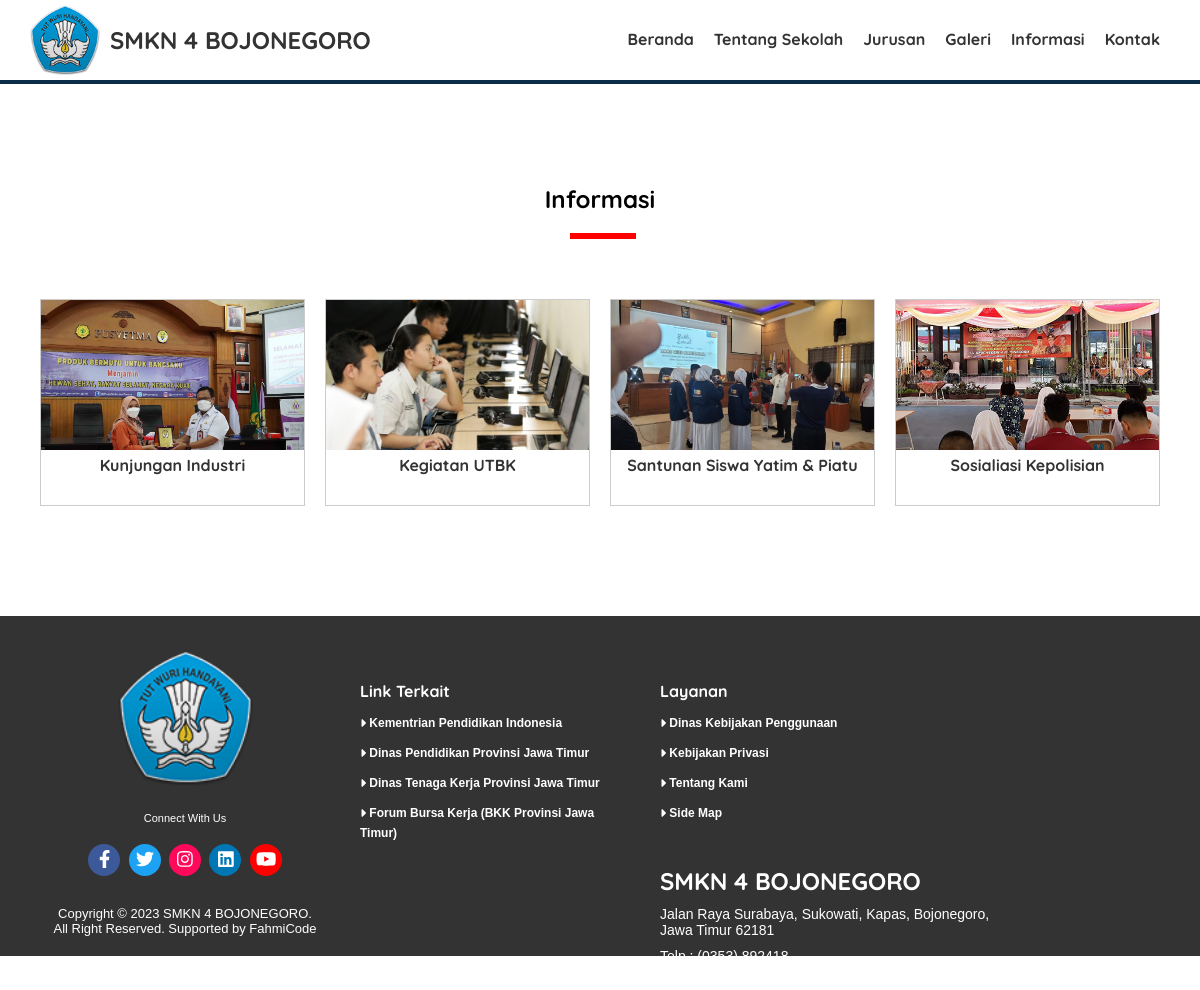
The app's page /informasi.php with its own data.
### tables this page shows
CREATE TABLE `pengaturan` (
  `id` int(11) NOT NULL,
  `nama` varchar(50) NOT NULL,
  `email` varchar(50) NOT NULL,
  `telepon` varchar(20) NOT NULL,
  `alamat` text NOT NULL,
  `logo` varchar(50) NOT NULL,
  `favicon` varchar(50) NOT NULL,
  `tentang_sekolah` text NOT NULL,
  `foto_sekolah` varchar(50) NOT NULL,
  `google_maps` text NOT NULL,
  `nama_kepsek` varchar(50) NOT NULL,
  `foto_kepsek` varchar(50) NOT NULL,
  `sambutan_kepsek` text NOT NULL,
  `created_at` timestamp NOT NULL DEFAULT current_timestamp(),
  `updated_at` datetime DEFAULT NULL
);

CREATE TABLE `informasi` (
  `id` int(11) NOT NULL,
  `judul` varchar(255) NOT NULL,
  `keterangan` text NOT NULL,
  `gambar` varchar(50) NOT NULL,
  `created_at` timestamp NOT NULL DEFAULT current_timestamp(),
  `updated_at` datetime DEFAULT NULL,
  `created_by` int(11) NOT NULL
);

### informasi.php (the view, shortened to what this page needs)
<?php include "header.php"; ?>
<div class="section">
  <div class="container text-center">
    <h2 class="text-center">Informasi</h2>
    <?php
    $informasi = mysqli_query($conn, "SELECT * FROM informasi ORDER BY id DESC");
    if (mysqli_num_rows($informasi) > 0) {
      while ($p = mysqli_fetch_array($informasi)) {
    ?>
        <div class="col-4">
          <a href="detail-informasi.php?id=<?= $p['id']; ?>" class="thumbnail-link">
            <div class="thumbnail-box">
              <div class="thumbnail-img" style="background-image:url('uploads/informasi/<?= $p['gambar']; ?>')">
              </div>
              <div class="thumbnail-text" style="background-color:#fff;">
                <b> <?= substr($p['judul'], 0, 50) ?></b>
              </div>
            </div>
          </a>
        </div>
      <?php }
    } else { ?>
      Tidak Ada Data
    <?php } ?>
  </div>
</div>
<?php include "footer.php"; ?>

### header.php (shortened to what this page needs)
<?php
include 'koneksi.php';
?>
<!DOCTYPE html>
<html lang="en">
<head>
  <?php include "link.php"; ?>
</head>
<body>
  <div class="header">
    <div class="container">
      <div class="header-logo">
        <img src="uploads/identitas/<?= $d->logo; ?>" alt="" width="70px">
        <h2><a href="index.php"><b><?= $d->nama; ?></b></a></h2>
      </div>
      <ul class="header-menu">
        <li><a href="index.php">Beranda</a></li>
        <li><a href="tentang-sekolah.php">Tentang Sekolah</a></li>
        <li><a href="jurusan.php">Jurusan</a></li>
        <li><a href="galeri.php">Galeri</a></li>
        <li><a href="informasi.php">Informasi</a></li>
        <li><a href="kontak.php">Kontak</a></li>
      </ul>
    </div>
  </div>

### footer.php
<?php
 include "link.php";
 ?>
<footer>
  <div class="footer">
    <div class="satu">
      <img src="uploads/identitas/<?= $d->logo; ?>" width="135px" height="135px" alt=""><br>
      <p class="medsos">Connect With Us</p>
      <ul>
        <li class="fb"><a href=""><i class="fa-brands fa-facebook-f"></i></a></li>
        <li class="tw"><a href=""><i class="fa-brands fa-twitter"></i></a></li>
        <li class="ig"><a href=""><i class="fa-brands fa-instagram"></i></a></li>
        <li class="li"><a href=""><i class="fa-brands fa-linkedin"></i></a></li>
        <li class="yt"><a href=""><i class="fa-brands fa-youtube"></i></a></li>
      </ul>
      <br>
      <p>Copyright &copy; 2023 <?= $d->nama; ?>.
      </p>
      <p> All Right Reserved. Supported by FahmiCode</p>
    </div>
    <div class="dua">
      <h4>Link Terkait</h4>
      <ul>
        <li><a href=""><i class="fa fa-caret-right"></i> Kementrian Pendidikan Indonesia</a></li>
        <li><a href=""><i class="fa fa-caret-right"></i> Dinas Pendidikan Provinsi Jawa Timur</a></li>
        <li><a href=""><i class="fa fa-caret-right"></i> Dinas Tenaga Kerja Provinsi Jawa Timur</a></li>
        <li><a href=""><i class="fa fa-caret-right"></i>
            Forum Bursa Kerja (BKK Provinsi Jawa Timur)</a></li>
      </ul>
    </div>
    <div class="tiga">
      <h4>Layanan</h4>
      <ul>
        <li><a href=""><i class="fa fa-caret-right"></i> Dinas Kebijakan Penggunaan</a></li>
        <li><a href=""><i class="fa fa-caret-right"></i> Kebijakan Privasi</a></li>
        <li><a href=""><i class="fa fa-caret-right"></i> Tentang Kami</a></li>
        <li><a href=""><i class="fa fa-caret-right"></i> Side Map</a></li>
      </ul>
    </div>
    <div class="empat">
      <h2><?= $d->nama; ?></h2>
      <ul>
        <li><?= $d->alamat; ?></li>
        <li>Telp : <?= $d->telepon; ?></li>
        <li>Email : <?= $d->email; ?></li>
      </ul>
    </div>
  </div>
</footer>

### assets/css/style.css (style rules this page uses)
* { margin: 0; padding: 0; font-family: "Quicksand", sans-serif; box-sizing: border-box; }
a { text-decoration: none; }
.container { width: 1140px; margin: 0 auto; }
.container::after { content: ''; display: block; clear: both; }
.text-center { text-align: center !important; }
.footer { padding: 20px 0; }
.header { border-bottom: 4px solid #0C2D48; }
.header a { color: #333; }
.header-logo { float: left; line-height: 70px; padding: 5px 0; }
.header-logo img { float: left; margin-right: 10px; }
.header-logo h2 { float: left; }
.header-menu { float: right; }
.header-menu li { float: left; list-style: none; padding: 29px 10px; }
.section { padding: 100px 0; }
.section h2 { padding-bottom: 25px; margin-bottom: 50px; position: relative; }
.section h2::after { content: ''; display: block; width: 60px; border: 3px solid red; position: absolute; bottom: 0; left: calc(50% - 30px); }
.col-4 { min-height: 200px; width: 25%; float: left; padding: 10px; }
.thumbnail-box { border: 1px solid #ccc; width: 100%; background-color: #fff; min-height: 200px; }
.thumbnail-img { height: 150px; background-repeat: no-repeat; background-size: cover; }
.thumbnail-text { height: 55px; padding: 5px; }
.thumbnail-link { color: #333; }
footer { background-color: #333333; width: 100%; color: #fff; height: 340px; margin: auto; }
.satu img { text-align: center; margin-bottom: 14px; }
.satu p { font-size: 13px; color: #fff; font-family: arial; }
.satu .medsos { margin-top: 8px; font-size: 11px; color: #fff; font-family: Arial, Helvetica, sans-serif; }
.footer .satu { width: 270px; float: left; margin-left: 50px; margin-top: 15px; box-sizing: border-box; text-align: center; }
.satu ul li { display: inline-block; height: 32px; width: 32px; margin: 20px 2px 10px 2px; background-color: #125cfc; border-radius: 50%; line-height: 32px; }
.satu ul li a { text-decoration: none; font-size: 18px; text-align: center; color: #fff; }
.satu .fb { background-color: #3C5A99; }
.satu .tw { background-color: #1DA1F2; }
.satu .ig { background-color: #ff095b; }
.satu .li { background-color: #0077B5; }
.satu .yt { background-color: #FF0000; }
.footer .dua { width: 300px; float: left; padding-left: 40px; margin-top: 45px; }
.dua ul li { margin-top: 10px; list-style-type: none; }
.dua ul li a { text-decoration: none; color: #fff; font-size: 12px; font-family: sans-serif; }
.footer .tiga { width: 230px; float: left; padding-left: 40px; margin-top: 45px; }
.tiga ul li { margin-top: 10px; list-style-type: none; }
.tiga ul li a { text-decoration: none; color: #fff; font-size: 12px; font-family: sans-serif; }
.footer .empat { width: 400px; float: left; padding-left: 40px; margin-top: 45px; }
.empat ul li { margin-top: 10px; list-style-type: none; }
.empat ul li { text-decoration: none; color: #fff; font-size: 14px; font-family: sans-serif; }
footer .footer ul li a { transition: all .2s ease-in-out; }

### header.php (style rules this page uses)
ul li a { font-weight: bolder; }

### records on screen
pengaturan: logo (picture), nama "SMKN 4 BOJONEGORO", alamat "Jalan Raya Surabaya, Sukowati, Kapas, Bojonegoro, Jawa Timur 62181", telepon "(0353) 892418"
informasi: gambar (picture), judul "Kunjungan Industri"
informasi: gambar (picture), judul "Kegiatan UTBK"
informasi: gambar (picture), judul "Santunan Siswa Yatim & Piatu"
informasi: gambar (picture), judul "Sosialiasi Kepolisian"
